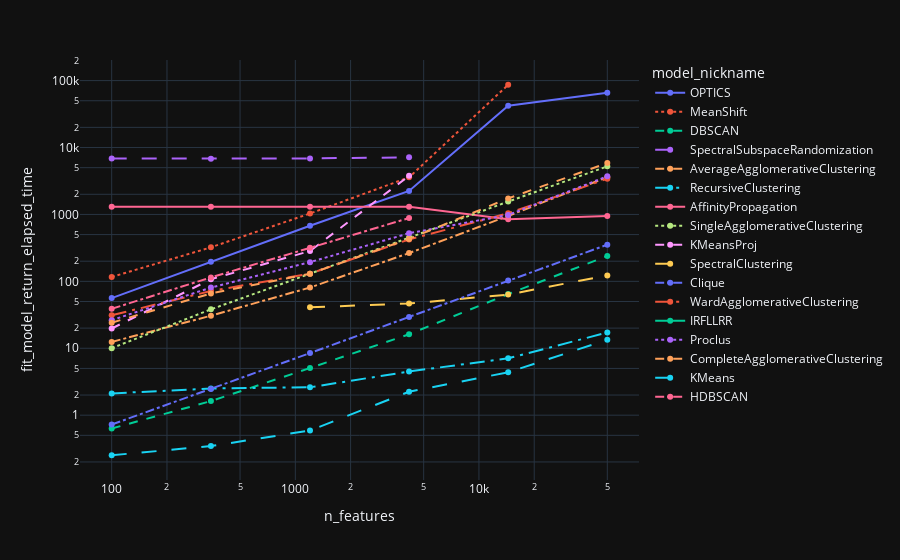

Notebook source saved alongside this figure:
### Code cell
df = df_common.copy()
df = df.loc[df['n_samples']==14427]
df = df.sort_values(by='n_features')
fig = px.line(df, x='n_features', y='fit_model_return_elapsed_time', color='model_nickname', line_dash='model_nickname', log_x=True, log_y=True, markers=True)
fig.show()

### Figure 1 — Plotly figure (JSON) as saved in the notebook; plotly's stock layout.template omitted (floating-point values rounded to 4 significant figures)
{"data": [{"hovertemplate": "model_nickname=OPTICS<br>n_features=%{x}<br>fit_model_return_elapsed_time=%{y}<extra></extra>", "legendgroup": "OPTICS", "line": {"color": "#636efa", "dash": "solid"}, "marker": {"symbol": "circle"}, "mode": "lines+markers", "name": "OPTICS", "orientation": "v", "showlegend": true, "x": [100, 347, 1202, 4163, 14427, 50000], "xaxis": "x", "y": [56.16, 195.7, 677.0, 2244.0, 42240.0, 65640.0], "yaxis": "y", "type": "scatter"}, {"hovertemplate": "model_nickname=MeanShift<br>n_features=%{x}<br>fit_model_return_elapsed_time=%{y}<extra></extra>", "legendgroup": "MeanShift", "line": {"color": "#EF553B", "dash": "dot"}, "marker": {"symbol": "circle"}, "mode": "lines+markers", "name": "MeanShift", "orientation": "v", "showlegend": true, "x": [100, 347, 1202, 4163, 14427, 50000], "xaxis": "x", "y": [116.3, 322.4, 1033.0, 3583.0, 86690.0, null], "yaxis": "y", "type": "scatter"}, {"hovertemplate": "model_nickname=DBSCAN<br>n_features=%{x}<br>fit_model_return_elapsed_time=%{y}<extra></extra>", "legendgroup": "DBSCAN", "line": {"color": "#00cc96", "dash": "dash"}, "marker": {"symbol": "circle"}, "mode": "lines+markers", "name": "DBSCAN", "orientation": "v", "showlegend": true, "x": [100, 347, 1202, 4163, 14427, 50000], "xaxis": "x", "y": [0.6326, 1.625, 5.069, 16.19, 64.53, 239.3], "yaxis": "y", "type": "scatter"}, {"hovertemplate": "model_nickname=SpectralSubspaceRandomization<br>n_features=%{x}<br>fit_model_return_elapsed_time=%{y}<extra></extra>", "legendgroup": "SpectralSubspaceRandomization", "line": {"color": "#ab63fa", "dash": "longdash"}, "marker": {"symbol": "circle"}, "mode": "lines+markers", "name": "SpectralSubspaceRandomization", "orientation": "v", "showlegend": true, "x": [100, 347, 1202, 4163, 14427, 50000], "xaxis": "x", "y": [6832.0, 6813.0, 6878.0, 7130.0, null, null], "yaxis": "y", "type": "scatter"}, {"hovertemplate": "model_nickname=AverageAgglomerativeClustering<br>n_features=%{x}<br>fit_model_return_elapsed_time=%{y}<extra></extra>", "legendgroup": "AverageAgglomerativeClustering", "line": {"color": "#FFA15A", "dash": "dashdot"}, "marker": {"symbol": "circle"}, "mode": "lines+markers", "name": "AverageAgglomerativeClustering", "orientation": "v", "showlegend": true, "x": [100, 347, 1202, 4163, 14427, 50000], "xaxis": "x", "y": [12.44, 30.69, 80.89, 264.5, 949.1, 3610.0], "yaxis": "y", "type": "scatter"}, {"hovertemplate": "model_nickname=RecursiveClustering<br>n_features=%{x}<br>fit_model_return_elapsed_time=%{y}<extra></extra>", "legendgroup": "RecursiveClustering", "line": {"color": "#19d3f3", "dash": "longdashdot"}, "marker": {"symbol": "circle"}, "mode": "lines+markers", "name": "RecursiveClustering", "orientation": "v", "showlegend": true, "x": [100, 347, 1202, 4163, 14427, 50000], "xaxis": "x", "y": [2.117, 2.505, 2.613, 4.498, 7.074, 17.19], "yaxis": "y", "type": "scatter"}, {"hovertemplate": "model_nickname=AffinityPropagation<br>n_features=%{x}<br>fit_model_return_elapsed_time=%{y}<extra></extra>", "legendgroup": "AffinityPropagation", "line": {"color": "#FF6692", "dash": "solid"}, "marker": {"symbol": "circle"}, "mode": "lines+markers", "name": "AffinityPropagation", "orientation": "v", "showlegend": true, "x": [100, 347, 1202, 4163, 14427, 50000], "xaxis": "x", "y": [1305.0, 1308.0, 1304.0, 1298.0, 844.3, 950.1], "yaxis": "y", "type": "scatter"}, {"hovertemplate": "model_nickname=SingleAgglomerativeClustering<br>n_features=%{x}<br>fit_model_return_elapsed_time=%{y}<extra></extra>", "legendgroup": "SingleAgglomerativeClustering", "line": {"color": "#B6E880", "dash": "dot"}, "marker": {"symbol": "circle"}, "mode": "lines+markers", "name": "SingleAgglomerativeClustering", "orientation": "v", "showlegend": true, "x": [100, 347, 1202, 4163, 14427, 50000], "xaxis": "x", "y": [10.04, 38.16, 130.0, 452.4, 1556.0, 5232.0], "yaxis": "y", "type": "scatter"}, {"hovertemplate": "model_nickname=KMeansProj<br>n_features=%{x}<br>fit_model_return_elapsed_time=%{y}<extra></extra>", "legendgroup": "KMeansProj", "line": {"color": "#FF97FF", "dash": "dash"}, "marker": {"symbol": "circle"}, "mode": "lines+markers", "name": "KMeansProj", "orientation": "v", "showlegend": true, "x": [100, 347, 1202, 4163, 14427, 50000], "xaxis": "x", "y": [19.73, 107.5, 284.0, 3776.0, null, null], "yaxis": "y", "type": "scatter"}, {"hovertemplate": "model_nickname=SpectralClustering<br>n_features=%{x}<br>fit_model_return_elapsed_time=%{y}<extra></extra>", "legendgroup": "SpectralClustering", "line": {"color": "#FECB52", "dash": "longdash"}, "marker": {"symbol": "circle"}, "mode": "lines+markers", "name": "SpectralClustering", "orientation": "v", "showlegend": true, "x": [100, 347, 1202, 4163, 14427, 50000], "xaxis": "x", "y": [null, null, 40.88, 46.67, 63.39, 122.8], "yaxis": "y", "type": "scatter"}, {"hovertemplate": "model_nickname=Clique<br>n_features=%{x}<br>fit_model_return_elapsed_time=%{y}<extra></extra>", "legendgroup": "Clique", "line": {"color": "#636efa", "dash": "dashdot"}, "marker": {"symbol": "circle"}, "mode": "lines+markers", "name": "Clique", "orientation": "v", "showlegend": true, "x": [100, 347, 1202, 4163, 14427, 50000], "xaxis": "x", "y": [0.7252, 2.454, 8.468, 29.38, 102.6, 353.3], "yaxis": "y", "type": "scatter"}, {"hovertemplate": "model_nickname=WardAgglomerativeClustering<br>n_features=%{x}<br>fit_model_return_elapsed_time=%{y}<extra></extra>", "legendgroup": "WardAgglomerativeClustering", "line": {"color": "#EF553B", "dash": "longdashdot"}, "marker": {"symbol": "circle"}, "mode": "lines+markers", "name": "WardAgglomerativeClustering", "orientation": "v", "showlegend": true, "x": [100, 347, 1202, 4163, 14427, 50000], "xaxis": "x", "y": [31.16, 71.81, 130.3, 422.6, 1040.0, 3415.0], "yaxis": "y", "type": "scatter"}, {"hovertemplate": "model_nickname=IRFLLRR<br>n_features=%{x}<br>fit_model_return_elapsed_time=%{y}<extra></extra>", "legendgroup": "IRFLLRR", "line": {"color": "#00cc96", "dash": "solid"}, "marker": {"symbol": "circle"}, "mode": "lines+markers", "name": "IRFLLRR", "orientation": "v", "showlegend": true, "x": [100, 347, 1202, 4163, 14427, 50000], "xaxis": "x", "y": [null, null, null, null, null, null], "yaxis": "y", "type": "scatter"}, {"hovertemplate": "model_nickname=Proclus<br>n_features=%{x}<br>fit_model_return_elapsed_time=%{y}<extra></extra>", "legendgroup": "Proclus", "line": {"color": "#ab63fa", "dash": "dot"}, "marker": {"symbol": "circle"}, "mode": "lines+markers", "name": "Proclus", "orientation": "v", "showlegend": true, "x": [100, 347, 1202, 4163, 14427, 50000], "xaxis": "x", "y": [26.32, 80.74, 193.7, 523.8, 982.9, 3716.0], "yaxis": "y", "type": "scatter"}, {"hovertemplate": "model_nickname=CompleteAgglomerativeClustering<br>n_features=%{x}<br>fit_model_return_elapsed_time=%{y}<extra></extra>", "legendgroup": "CompleteAgglomerativeClustering", "line": {"color": "#FFA15A", "dash": "dash"}, "marker": {"symbol": "circle"}, "mode": "lines+markers", "name": "CompleteAgglomerativeClustering", "orientation": "v", "showlegend": true, "x": [100, 347, 1202, 4163, 14427, 50000], "xaxis": "x", "y": [24.1, 66.02, 130.0, 430.9, 1737.0, 5863.0], "yaxis": "y", "type": "scatter"}, {"hovertemplate": "model_nickname=KMeans<br>n_features=%{x}<br>fit_model_return_elapsed_time=%{y}<extra></extra>", "legendgroup": "KMeans", "line": {"color": "#19d3f3", "dash": "longdash"}, "marker": {"symbol": "circle"}, "mode": "lines+markers", "name": "KMeans", "orientation": "v", "showlegend": true, "x": [100, 347, 1202, 4163, 14427, 50000], "xaxis": "x", "y": [0.252, 0.345, 0.5906, 2.244, 4.373, 13.37], "yaxis": "y", "type": "scatter"}, {"hovertemplate": "model_nickname=HDBSCAN<br>n_features=%{x}<br>fit_model_return_elapsed_time=%{y}<extra></extra>", "legendgroup": "HDBSCAN", "line": {"color": "#FF6692", "dash": "dashdot"}, "marker": {"symbol": "circle"}, "mode": "lines+markers", "name": "HDBSCAN", "orientation": "v", "showlegend": true, "x": [100, 347, 1202, 4163, 14427, 50000], "xaxis": "x", "y": [38.87, 114.6, 316.9, 882.9, null, null], "yaxis": "y", "type": "scatter"}], "layout": {"xaxis": {"anchor": "y", "domain": [0.0, 1.0], "title": {"text": "n_features"}, "type": "log"}, "yaxis": {"anchor": "x", "domain": [0.0, 1.0], "title": {"text": "fit_model_return_elapsed_time"}, "type": "log"}, "legend": {"title": {"text": "model_nickname"}, "tracegroupgap": 0}, "margin": {"t": 60}}}
